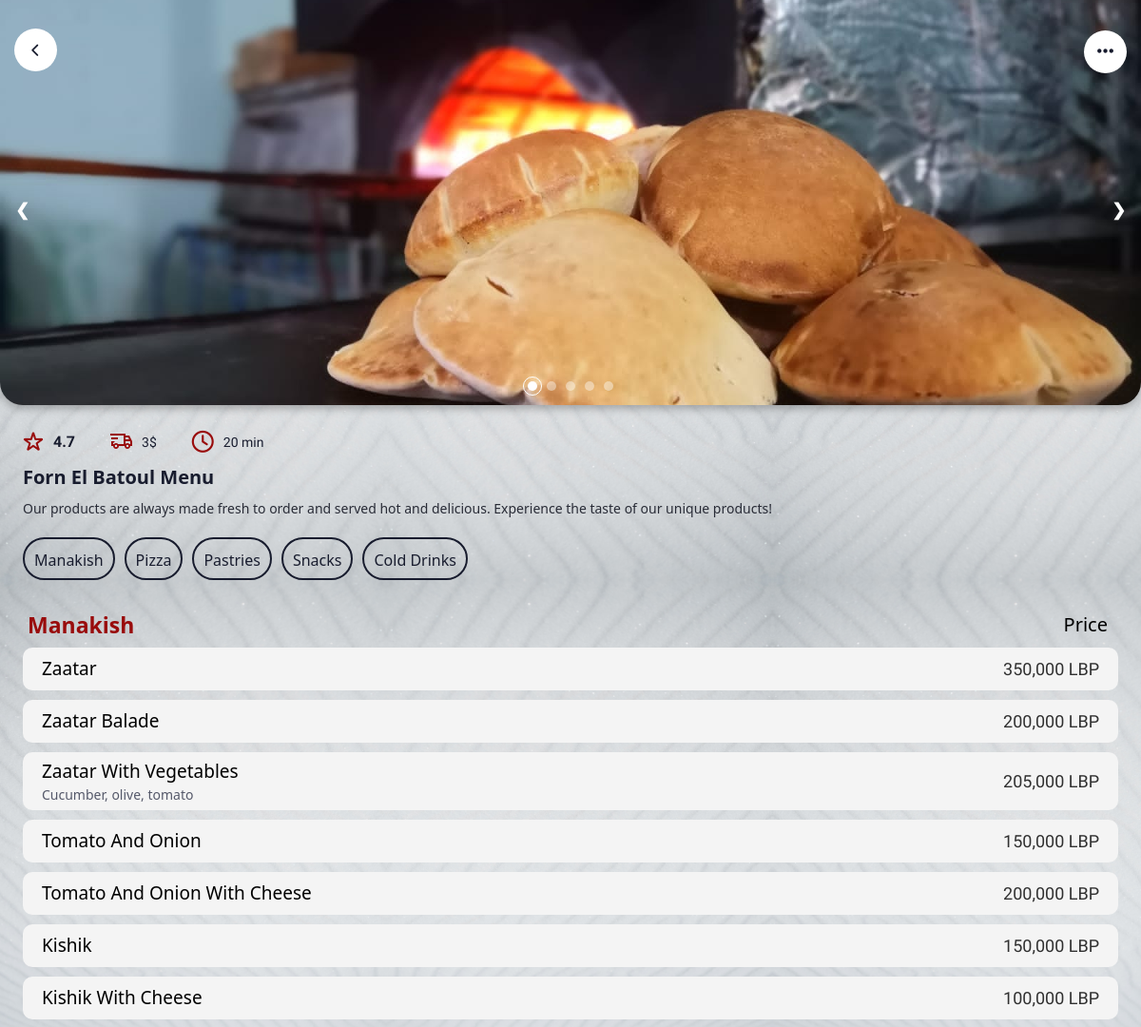
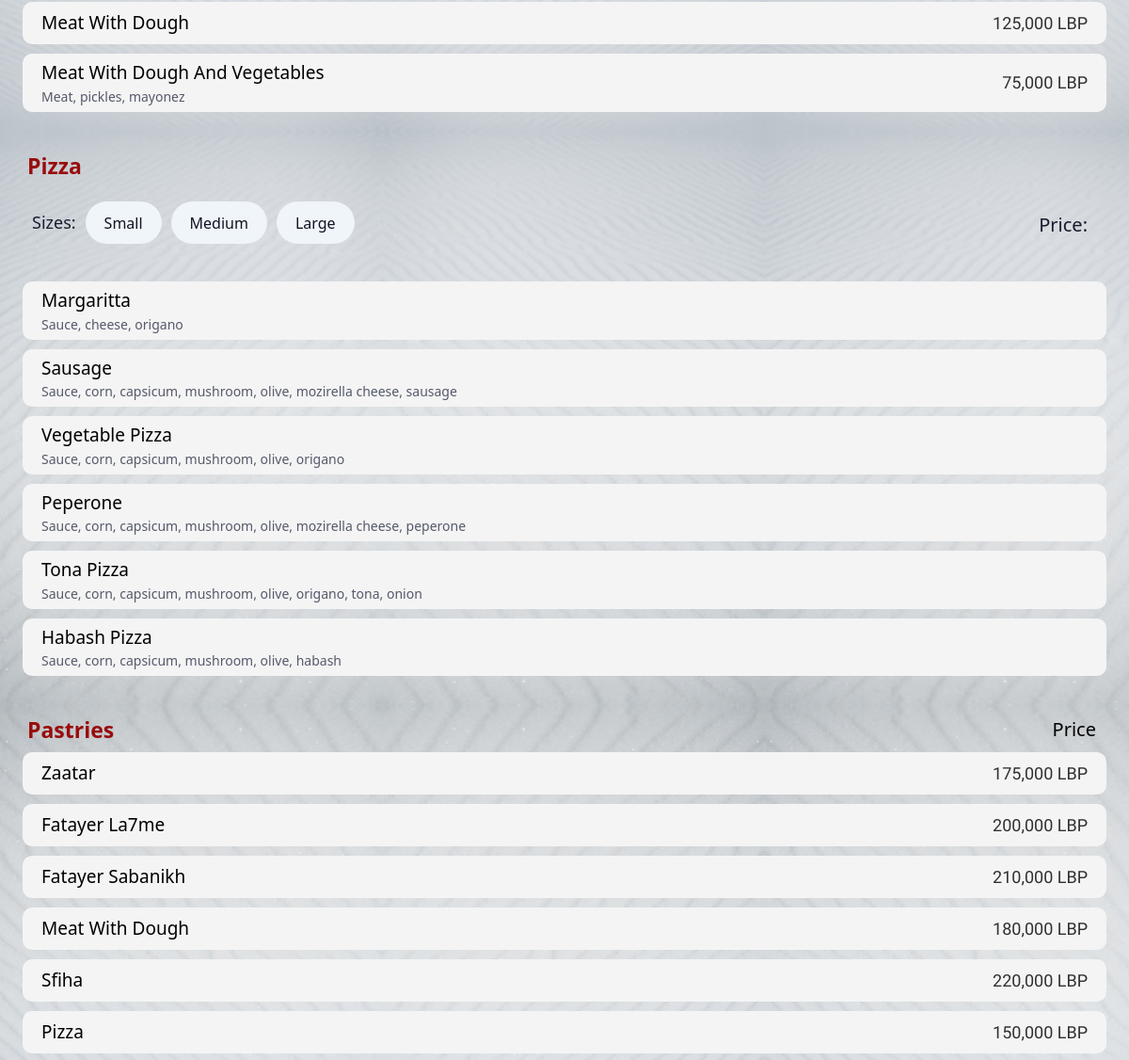
/main_menu (upper part), run on an earlier commit of the app's database (2 pictures, top to bottom).
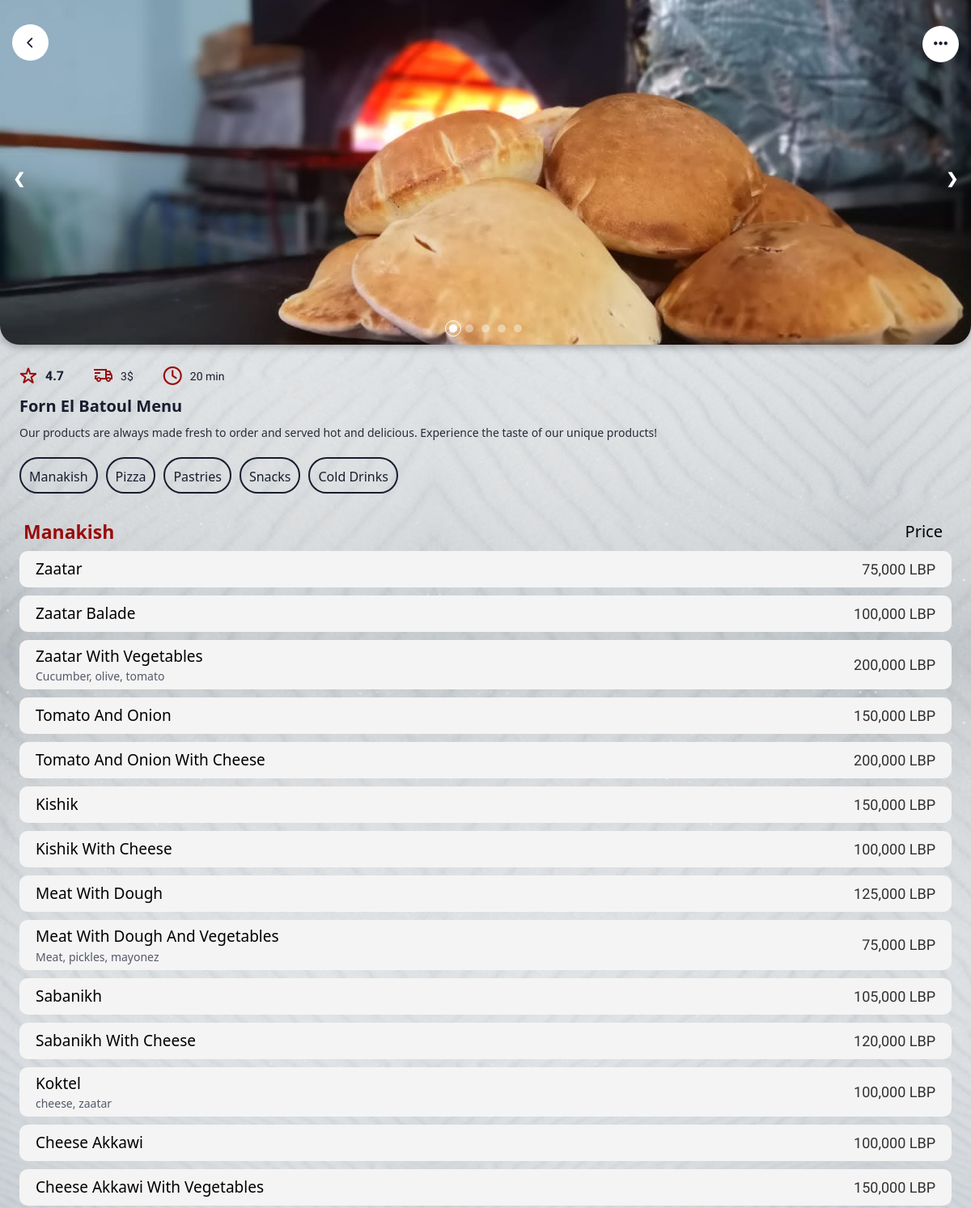
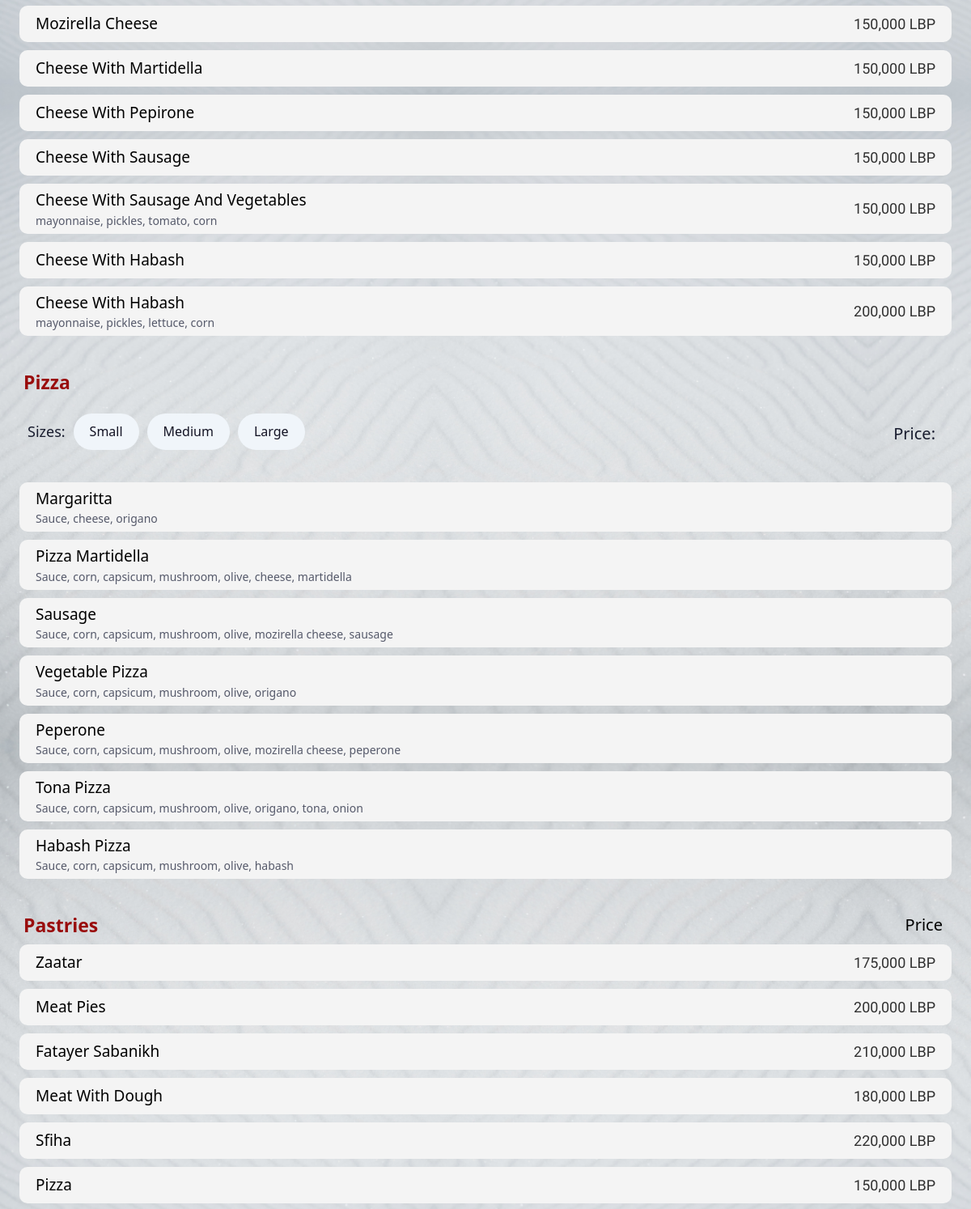
And on a later commit of the database (2 pictures, top to bottom).
### forn_el_batoul/models.py (models this page shows, shortened)
class Choice(models.Model):
    order = models.IntegerField()
    english_choice = models.CharField(max_length=64)
    arabic_choice  = models.CharField(max_length=64)
    price = models.IntegerField(blank=True)
    english_description = models.TextField(blank=True)
    arabic_description = models.TextField(blank=True)
    food_category = models.ForeignKey(FoodCategory, on_delete=models.CASCADE, related_name="choices")

### forn_el_batoul/views.py (the view)
# urls.py: path("main_menu", views.main_menu, name="main_menu"),
def main_menu(request):
    manakish = FoodCategory.objects.get(category_name="Manakish").choices.all().order_by('order').values()
    pizza = FoodCategory.objects.get(category_name="Pizza").choices.all().order_by('order').values()
    pastries = FoodCategory.objects.get(category_name="Pastries").choices.all().order_by('order').values()
    rates = PizzaRate.objects.all()
    pizza_rates = {}
    for rate in rates:
        pizza_rates[rate.size] = rate.price
    pizza_rates = json.dumps(pizza_rates)
    current_user = request.user
    if request.method == "POST":
        searched = request.POST["searched"]
        return render(request, "forn_el_batoul/main_menu.html", {
            "manakish": manakish,
            "pizza": pizza,
            "pizza_rates": pizza_rates,
            "pastries": pastries,
            "searched": searched,
            "current_user": current_user
        })
    else:
        return render(request, "forn_el_batoul/main_menu.html", {
            "manakish": manakish,
            "pizza": pizza,
            "pizza_rates": pizza_rates,
            "pastries": pastries,
            "searched": "none",
            "current_user": current_user
        })

### forn_el_batoul/templates/forn_el_batoul/main_menu.html (shortened to what this page needs)
{% extends 'forn_el_batoul/layout.html' %}
{% load static %}
{% block head %}
    <link href="{% static 'forn_el_batoul/main_menu.css' %}" rel="stylesheet">
{% endblock %}
{% block body %}
    <div id="main_menu_container">
        <div class="slideshow-container">
            <div class="slider_top">
                <a href="{% url 'home' %}" class="return_btn top_btn">
                    <i class="fa-solid fa-chevron-left"></i>
                </a>
                <div class="dropdown">
                    <div class="top_btn">
                        <i class="fa-solid fa-ellipsis dropbtn" onclick="dropdown()" style="font-size: 20px; transition: none;" id="dropbtn"></i>
                    </div>
                </div>
            </div>
            <div class="slider_bottom">
                <div class="wrapper dot-0" onclick="currentSlide(0)"><span class="dot"></span></div>
                <div class="wrapper dot-1" onclick="currentSlide(1)"><span class="dot"></span></div>
                <div class="wrapper dot-2" onclick="currentSlide(2)"><span class="dot"></span></div>
                <div class="wrapper dot-3" onclick="currentSlide(3)"><span class="dot"></span></div>
                <div class="wrapper dot-4" onclick="currentSlide(4)"><span class="dot"></span></div>
            </div>
            <a class="prev" onclick="plusSlides(-1)">❮</a>
            <a class="next" onclick="plusSlides(1)">❯</a>
        </div>
        <div class="top_container">
            <div id="head">
                <div class="rating">
                    <img src="{% static 'forn_el_batoul/media/star.png' %}" rel="icon">
                    <span>4.7</span>
                </div>
                <div class="shipping">
                    <img src="{% static 'forn_el_batoul/media/Delivery.png' %}" rel="icon">
                    <span>3$</span>
                </div>
                <div class="time">
                    <i class="fa-regular fa-clock"></i>
                    <span>20 min</span>
                </div>
            </div>
            <span class="greeting">Forn El Batoul Menu</span>
            <p class="description">Our products are always made fresh to order and served hot and delicious. Experience the taste of our unique products!</p>
        </div>
        <div class="scrolling-wrapper">
            <a href="#manakish" class="card card-1"><span>Manakish</span></a>
            <a href="#pizza" class="card card-2"><span>Pizza</span></a>
            <a href="#pastries" class="card card-3"><span>Pastries</span></a>
            <a href="#snacks" class="card card-4"><span>Snacks</span></a>
            <a href="#" class="card card-5"><span>Cold Drinks</span></a>
        </div>
        <div class="category" id="manakish">
            <div class="header">
                <span class="title">Manakish</span>
                <span class="price_heading">Price</span>
            </div>
            {% for choice in manakish %}
                {% if searched == choice.english_choice or searched == choice.arabic_choice %}
                    <div class="choice" id="searched" style="scroll-margin-top: 75px;">
                {% else %}
                    <div class="choice">
                {% endif %}
                    <div>
                        {% if choice.description == "" %}
                            <span class="choice_name english" style="margin-top: 5px; margin-bottom: 5px;">{{ choice.english_choice }}</span>
                            <span class="choice_name arabic" style="margin-top: 5px; margin-bottom: 5px; display: none;">{{ choice.arabic_choice }}</span>
                        {% else %}
                            <span class="choice_name english" style="padding-top: 6px;">{{ choice.english_choice }}</span>
                            <span class="choice_description english">{{ choice.english_description }}</span>
                        {% endif %}
                    </div>
                    <span class="choice_price">{{ choice.price }},000 LBP</span>
                </div>
            {% endfor %}
        </div>
        <div class="category" id="pizza">
            <div class="header">
                <span class="title">Pizza</span>
            </div>
            <div class="header_2">
                <div class="sizes">
                    <span>Sizes:</span>
                    <button onclick="selectPrice('small')" id="small">Small</button>
                    <button onclick="selectPrice('medium')" id="medium">Medium</button>
                    <button onclick="selectPrice('large')" id="large">Large</button>
                </div>
                <div class="pizza_price_container" style="display: flex;">
                    <span class="price large_screen key" style="margin-right: 5px;">Price: </span>
                </div>
            </div>
            {% for choice in pizza %}
                {% if searched == choice.english_choice or searched == choice.arabic_choice %}
                <div class="choice" id="searched" style="scroll-margin-top: 75px;">
                {% else %}
                    <div class="choice">
                {% endif %}
                    <div>
                        {% if choice.description == "" %}
                            <span class="choice_name english" style="margin-top: 5px; margin-bottom: 5px;">{{ choice.english_choice }}</span>
                            <span class="choice_name arabic" style="margin-top: 5px; margin-bottom: 5px; display: none;">{{ choice.arabic_choice }}</span>
                        {% else %}
                            <span class="choice_name english" style="padding-top: 6px;">{{ choice.english_choice }}</span>
                            <span class="choice_description english">{{ choice.english_description }}</span>
                        {% endif %}
                    </div>
                </div>
            {% endfor %}
        </div>
        <div class="category" id="pastries">
            <div class="header">
                <span class="title">Pastries</span>
                <span class="price_heading">Price</span>
            </div>
            {% for choice in pastries %}
                {% if searched == choice.english_choice or searched == choice.arabic_choice %}
                    <div class="choice" id="searched" style="scroll-margin-top: 75px;">
                {% else %}
                    <div class="choice">
                {% endif %}
                    <div>
                        {% if choice.description == "" %}
                            <span class="choice_name english" style="margin-top: 5px; margin-bottom: 5px;">{{ choice.english_choice }}</span>
                            <span class="choice_name arabic" style="margin-top: 5px; margin-bottom: 5px; display: none;">{{ choice.arabic_choice }}</span>
                        {% else %}
                            <span class="choice_name english" style="padding-top: 6px;">{{ choice.english_choice }}</span>
                            <span class="choice_description english">{{ choice.english_description }}</span>
                        {% endif %}
                    </div>
                    <span class="choice_price">{{ choice.price }},000 LBP</span>
                </div>
            {% endfor %}
        </div>
    </div>
{% endblock %}

### forn_el_batoul/templates/forn_el_batoul/layout.html (shortened to what this page needs)
{% load static %}
<!DOCTYPE html>
<html lang="en">
    <head>
        <link href="https://cdn.jsdelivr.net/npm/bootstrap@5.2.3/dist/css/bootstrap.min.css" rel="stylesheet">
        <link href="{% static 'forn_el_batoul/website-footer.css' %}" rel="stylesheet">
        {% block head %}{% endblock %}
    </head>
    <body>
        {% block body %}{% endblock %}
    </body>
</html>

What changed in the data, as far as the page shows it:
changed Choice (number 1 of 34 on the later page): price "350" → "75"
changed Choice "Zaatar Balade": price "200" → "100"
changed Choice "Zaatar With Vegetables": price "205" → "200"
added Choice: english_choice "Sabanikh", price "105"
added Choice: english_choice "Sabanikh With Cheese", price "120"
added Choice: english_choice "Koktel", english_description "cheese, zaatar", price "100"
added Choice: english_choice "Cheese Akkawi", price "100"
added Choice: english_choice "Cheese Akkawi With Vegetables", price "150"
added Choice: english_choice "Mozirella Cheese", price "150"
added Choice: english_choice "Cheese With Martidella", price "150"
added Choice: english_choice "Cheese With Pepirone", price "150"
added Choice: english_choice "Cheese With Sausage", price "150"
added Choice: english_choice "Cheese With Sausage And Vegetables", english_description "mayonnaise, pickles, tomato, corn", price "150"
added Choice: english_choice "Cheese With Habash", price "150"
added Choice: english_choice "Cheese With Habash", english_description "mayonnaise, pickles, lettuce, corn", price "200"
added Choice: english_choice "Pizza Martidella", english_description "Sauce, corn, capsicum, mushroom, olive, cheese, martidella"
changed Choice: english_choice "Fatayer La7me" → "Meat Pies"
